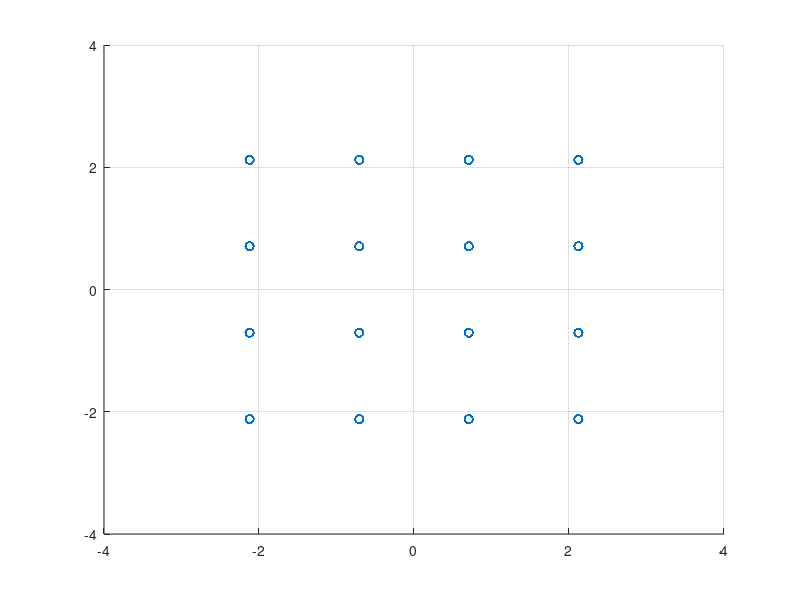
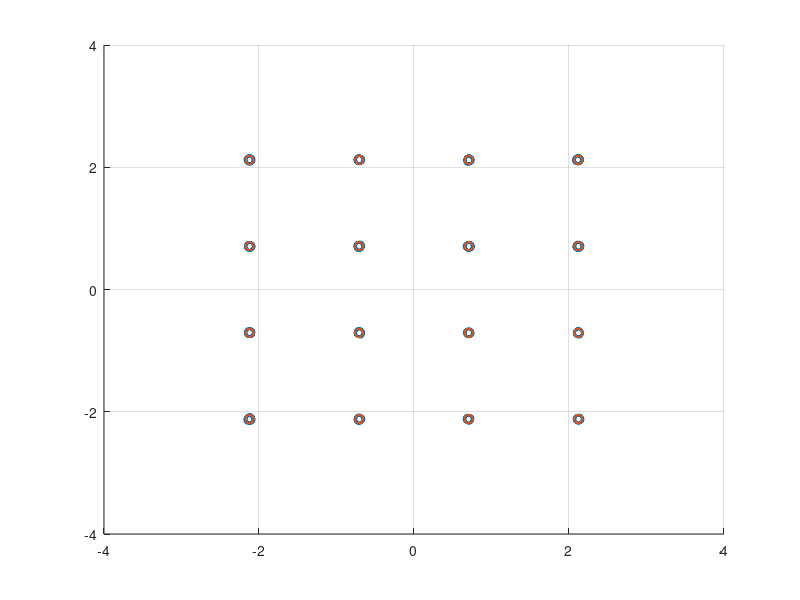

Write MATLAB code to recreate these figures, in order.
clear;

% Parameter Setting

Tsym = 1; % symbol duration
Nsym = 1000; % number of symbol
Fs = 100; % sampling size
Fc = 10; % carrier frequency
Fe = 0; % 나중을 위해서  일단 남겨둔다.

N0 = 0.00005;

% Simulation
t = [Tsym/Fs : Tsym/Fs : Tsym*Nsym];
Tmax = length(t);

% Symbol 생성
M=16;
symTable = zeros(1,16);
 
for i = 1:M
    
        if mod(i,4) == 3
            i_m = 2*pi*(i-1)/M + pi;% m이 벡터이기 때문에 theta_m도 벡터로 표현(값이 여러개)
            symTable(i) = 3 * cos(i_m) + 3*j*sin(i_m);

        elseif mod(i,4) == 2
            i_m = 2*pi*(i-1)/M + (9*pi)/8;% m이 벡터이기 때문에 theta_m도 벡터로 표현(값이 여러개)
            symTable(i) = cos(i_m) + j*sin(i_m);
            
        elseif mod(i,4) == 1
            i_m = 2*pi*(i-1)/M + (5*pi)/4;% m이 벡터이기 때문에 theta_m도 벡터로 표현(값이 여러개)
            symTable(i) = 3*cos(i_m) + j*sin(i_m);
            
        else
            i_m = 2*pi*(i-1)/M + (7*pi)/8;% m이 벡터이기 때문에 theta_m도 벡터로 표현(값이 여러개)
            symTable(i) = cos(i_m) + 3*j*sin(i_m);

        end
    
end


% Basis Signal 생성
phi1 = cos(2*pi*Fc*t(1:Tsym*Fs));
Es = norm(phi1);
phi1 = phi1/Es;

phi2 = -sin(2*pi*Fc*t(1:Tsym*Fs));
Es = norm(phi2);
phi2 = phi2/Es;

%% TX

% 랜덤신호만들기
m = randi(M,1,Nsym); %1~M 중 Nsym 갯수 만큼 랜덤

% 심볼신호 만들기
theta_m = zeros(1,Nsym);
bbSym = zeros(1,Nsym);
 
for i = 1:length(m)
    
        if mod(m(i),4) == 3
            theta_m(i) = 2*pi*(m(i)-1)/M + pi;% m이 벡터이기 때문에 theta_m도 벡터로 표현(값이 여러개)
            bbSym(i) = 3 * cos(theta_m(i)) + 3*j*sin(theta_m(i));

        elseif mod(m(i),4) == 2
            theta_m(i) = 2*pi*(m(i)-1)/M + (9*pi)/8;% m이 벡터이기 때문에 theta_m도 벡터로 표현(값이 여러개)
            bbSym(i) = cos(theta_m(i)) + j*sin(theta_m(i));
            
        elseif mod(m(i),4) == 1
            theta_m(i) = 2*pi*(m(i)-1)/M + (5*pi)/4;% m이 벡터이기 때문에 theta_m도 벡터로 표현(값이 여러개)
            bbSym(i) = 3*cos(theta_m(i)) + j*sin(theta_m(i));
            
        else
            theta_m(i) = 2*pi*(m(i)-1)/M + (7*pi)/8;% m이 벡터이기 때문에 theta_m도 벡터로 표현(값이 여러개)
            bbSym(i) = cos(theta_m(i)) + 3*j*sin(theta_m(i));

        end
    
end

% Up-conversion (DAC 포함)

RFsignal = zeros(1,Tmax);
for iterT = 1:Tmax
    iterSym = floor((iterT-1)/Fs)+1;
    RFsignal(iterT) = real(bbSym(iterSym))*cos(2*pi*Fc*t(iterT))/Es - imag(bbSym(iterSym))*sin(2*pi*Fc*t(iterT))/Es;
end

% 참고1 - signal 보여주기
% figure(1)
% plot(t,RFsignal);
% xlim([0 2]);

% 참고2 - 심볼신호 보여주기
s = zeros(2,Nsym);
for i = 1:Nsym
    intStart = 1+(i-1)*Tsym*Fs;
    intEnd = i*Tsym*Fs;
    s(1,i) = sum(RFsignal(intStart:intEnd).*phi1);
    s(2,i) = sum(RFsignal(intStart:intEnd).*phi2);
end
figure(2)
scatter(s(1,:),s(2,:),'r*');
grid on;
axis([-4 4 -4 4]);


%% RX
% Coherent Detection
Ich = RFsignal .* cos(2*pi*(Fc+Fe)*t)/Es;
Qch = RFsignal .* sin(2*pi*(Fc+Fe)*t)/Es;

% Baseband Signal Representation
for i = 1:Nsym
    n_start = (i-1)*Tsym*Fs;
    bbSym_rx(i) = sum(Ich(n_start+1:n_start+Tsym*Fs) - j*Qch(n_start+1:n_start+Tsym*Fs));
end
sigPower = mean(abs(bbSym_rx).^2);

% Noise Insertion
noise = sqrt(N0)*randn(1,length(bbSym_rx)) + j*sqrt(N0)*randn(1,length(bbSym_rx));
bbSymN_rx = bbSym_rx+noise;
noisePower = mean(abs(noise).^2);
SNR = 10*log10(sigPower/noisePower)

% Signal Space Representation
figure(3)
scatter(real(bbSymN_rx), imag(bbSymN_rx));
grid on;
axis([-4 4 -4 4]);
hold on;
scatter(s(1,:),s(2,:),'r*');

% Optimal Receiver
hd_bbSym = zeros(1,Nsym);
for i= 1:Nsym
    corr_result = bbSymN_rx(i)*conj(symTable);
    [dammyVal hd_index] = max(real(corr_result));
    hd_bbSym(i) = symTable(hd_index);
end

SER = sum( abs(hd_bbSym - bbSym) > 0.01) /Nsym